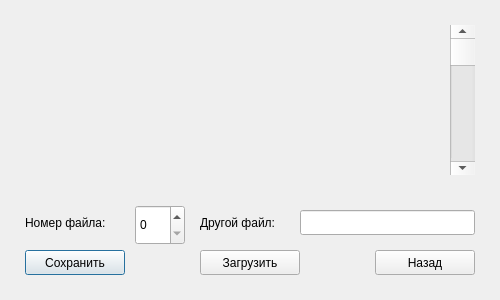
<?xml version="1.0" encoding="UTF-8"?>
<ui version="4.0">
 <class>FileDialog</class>
 <widget class="QDialog" name="FileDialog">
  <property name="geometry">
   <rect>
    <x>0</x>
    <y>0</y>
    <width>500</width>
    <height>300</height>
   </rect>
  </property>
  <property name="windowTitle">
   <string>Dialog</string>
  </property>
  <widget class="QScrollBar" name="verticalScrollBar">
   <property name="geometry">
    <rect>
     <x>450</x>
     <y>25</y>
     <width>25</width>
     <height>150</height>
    </rect>
   </property>
   <property name="orientation">
    <enum>Qt::Orientation::Vertical</enum>
   </property>
  </widget>
  <widget class="QPushButton" name="pushButton">
   <property name="geometry">
    <rect>
     <x>25</x>
     <y>250</y>
     <width>100</width>
     <height>25</height>
    </rect>
   </property>
   <property name="text">
    <string>Сохранить</string>
   </property>
  </widget>
  <widget class="QPushButton" name="buttonLoad">
   <property name="geometry">
    <rect>
     <x>200</x>
     <y>250</y>
     <width>100</width>
     <height>25</height>
    </rect>
   </property>
   <property name="text">
    <string>Загрузить</string>
   </property>
  </widget>
  <widget class="QPushButton" name="pushButton_3">
   <property name="geometry">
    <rect>
     <x>375</x>
     <y>250</y>
     <width>100</width>
     <height>25</height>
    </rect>
   </property>
   <property name="text">
    <string>Назад</string>
   </property>
  </widget>
  <widget class="QLabel" name="label">
   <property name="geometry">
    <rect>
     <x>25</x>
     <y>210</y>
     <width>100</width>
     <height>25</height>
    </rect>
   </property>
   <property name="text">
    <string>Номер файла:</string>
   </property>
  </widget>
  <widget class="QLabel" name="label_2">
   <property name="geometry">
    <rect>
     <x>200</x>
     <y>210</y>
     <width>100</width>
     <height>25</height>
    </rect>
   </property>
   <property name="text">
    <string>Другой файл:</string>
   </property>
  </widget>
  <widget class="QSpinBox" name="fileSpinBox">
   <property name="geometry">
    <rect>
     <x>135</x>
     <y>205</y>
     <width>50</width>
     <height>40</height>
    </rect>
   </property>
  </widget>
  <widget class="QLineEdit" name="lineEdit">
   <property name="geometry">
    <rect>
     <x>300</x>
     <y>210</y>
     <width>175</width>
     <height>25</height>
    </rect>
   </property>
  </widget>
 </widget>
 <resources/>
 <connections/>
</ui>
